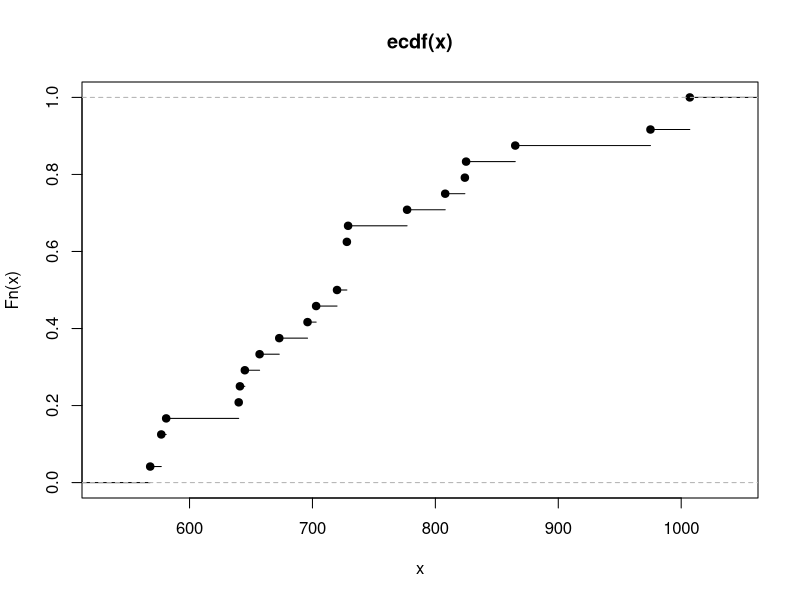
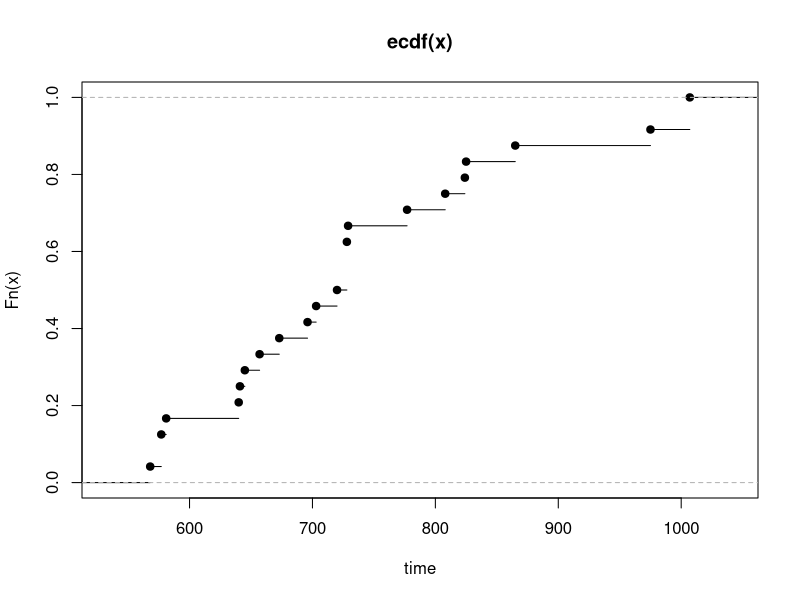
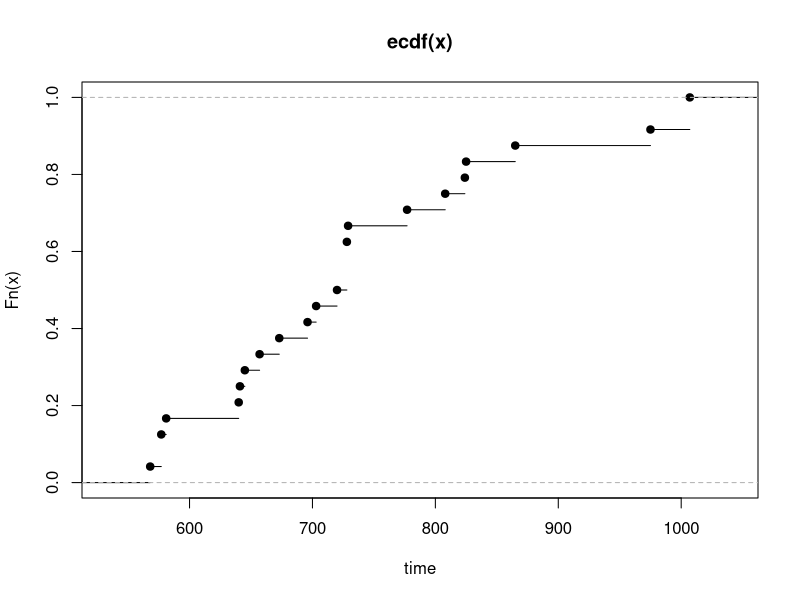
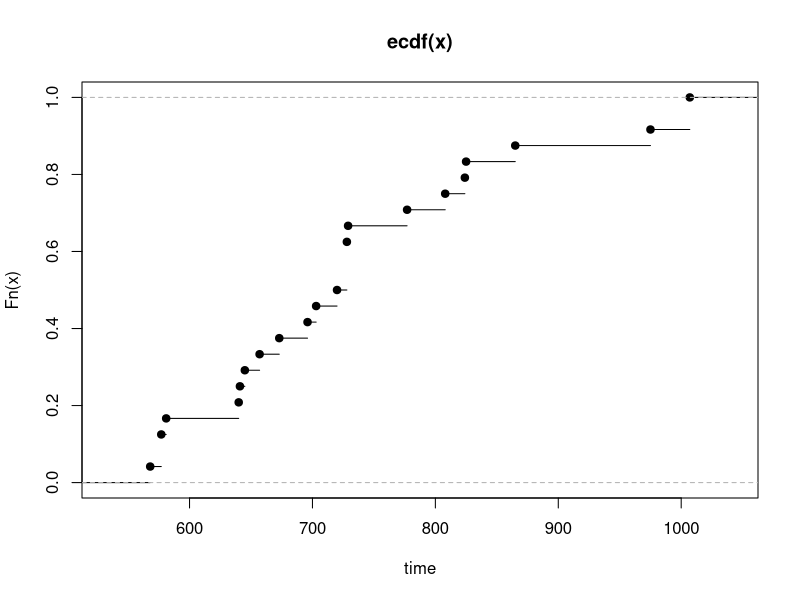
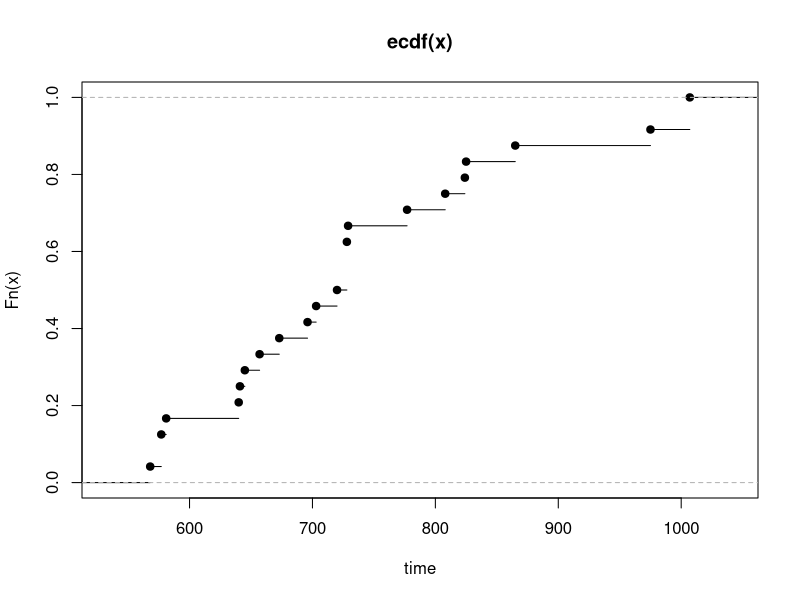
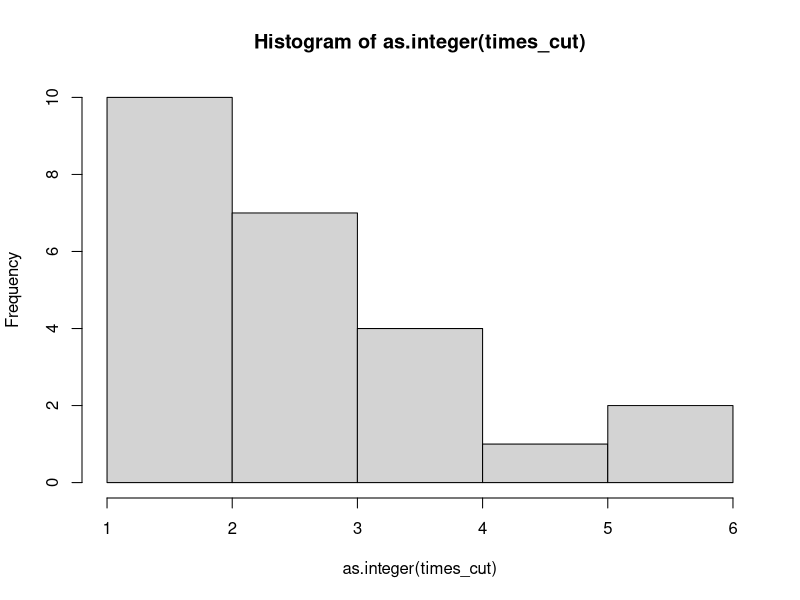
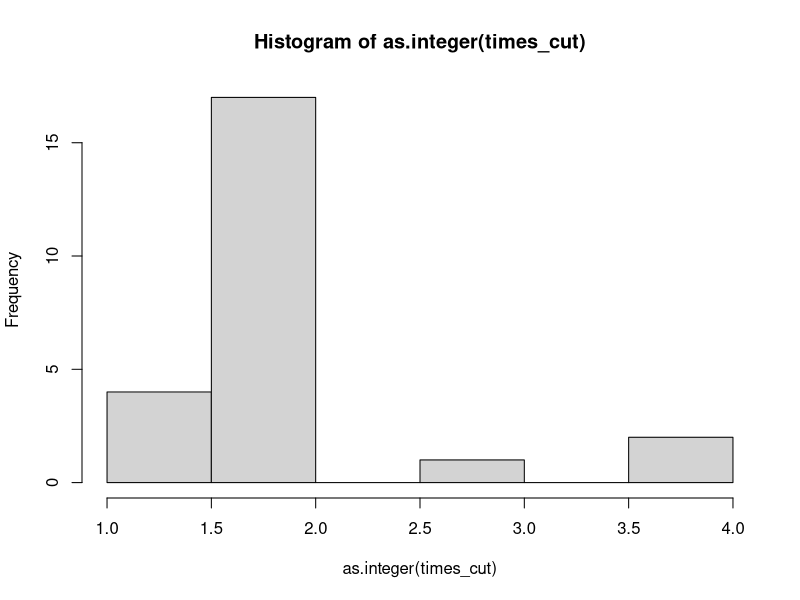

Here is the R script that generated these plots, in order:
# Aufgabe 2
library(tidyverse)
# (a)
# cumsum

data <- c(568, 577, 577, 581, 640, 641, 645, 657, 673, 696, 703, 720, 728, 728, 
          728, 729, 777, 808, 824, 825, 865, 975, 1007, 1007)

plot.ecdf(data)

# (b) (i)
# Empirical cumulative Distribution Function
Fn <- ecdf(data)
Fn(800)
plot.ecdf(data, xlab = "time", ylab = "Fn(x)")

# (b) (ii)
Fn <- ecdf(data)
1-Fn(725)
plot.ecdf(data, xlab = "time", ylab = "Fn(x)")

# (b) (iii)
Fn <- ecdf(data)
Fn(777) - Fn(642)
plot.ecdf(data, xlab = "time", ylab = "Fn(x)")

# (b) (iv)
Fn <- ecdf(data)
Fn(696) - Fn(695)
plot.ecdf(data, xlab = "time", ylab = "Fn(x)")

# (c)
bounds <- c(500, 600, 700, 800, 900, 1000, 1100)
# Takes them into intervals so (500,600], (600,700]
cut(data, breaks = bounds) 
# Removing the 500 bounds since the values are not inside there
times_cut <- cut(data, breaks = bounds, labels = bounds[-1])
times_cut
hist(as.integer(times_cut))

# (d)
bounds <- c(500, 600, 900, 1000, 1200)
times_cut <- cut(data, breaks = bounds, labels = bounds[-1])
times_cut
hist(as.integer(times_cut))
